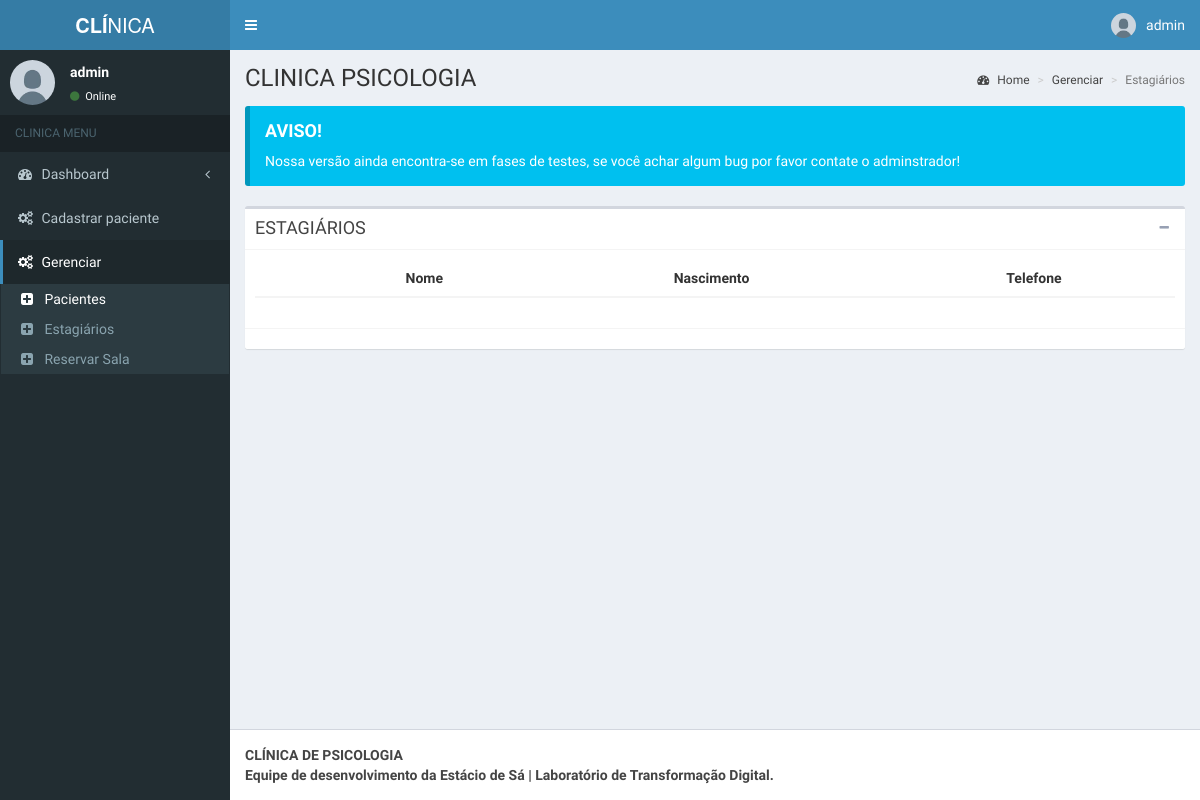
The app's page /monitor/pacientes.php (signed in), older data.
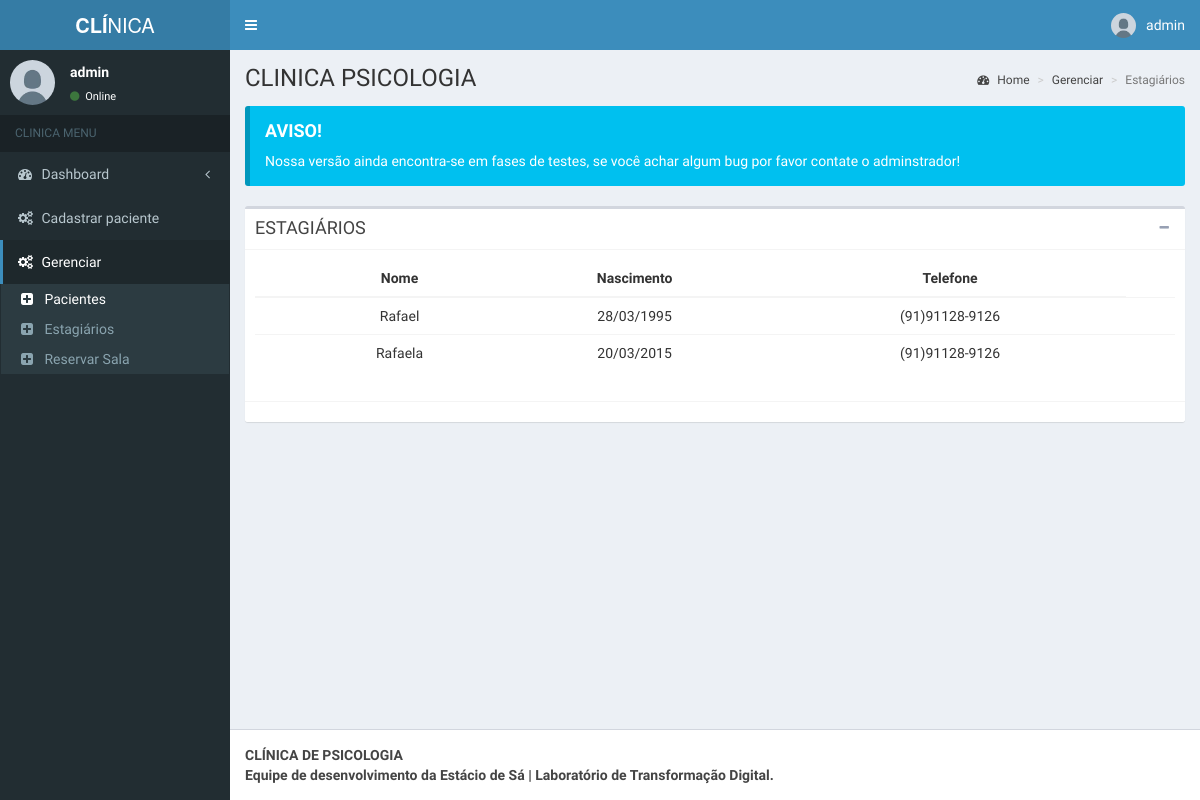
The same page, newer data.
### tables this page shows
CREATE TABLE `tbl_paciente` (
  `id` int(11) UNSIGNED NOT NULL,
  `nome` varchar(150) NOT NULL,
  `nascimento` date NOT NULL,
  `rg` int(11) NOT NULL,
  `cpf` int(11) NOT NULL,
  `id_genero` int(11) UNSIGNED NOT NULL,
  `id_contato` int(11) UNSIGNED NOT NULL,
  `id_escolaridade` int(11) UNSIGNED NOT NULL,
  `id_profissao` int(11) UNSIGNED NOT NULL,
  `id_renda_familiar` int(11) UNSIGNED NOT NULL,
  `id_estado_civil` int(11) UNSIGNED NOT NULL,
  `id_endereco` int(11) UNSIGNED NOT NULL,
  `id_maturidade` int(11) NOT NULL,
  `nome_responsavel` varchar(255) NOT NULL
);

CREATE TABLE `tbl_contato` (
  `id` int(11) UNSIGNED NOT NULL,
  `email` varchar(50) NOT NULL,
  `telefone` varchar(20) NOT NULL
);

### monitor/pacientes.php (the view, shortened to what this page needs)
<?php
  include('../db/conexao.php');
?>
<!DOCTYPE html>
<html>
<head>
  <link rel="stylesheet" href="../admin/bootstrap/css/bootstrap.min.css">
  <link rel="stylesheet" href="https://maxcdn.bootstrapcdn.com/font-awesome/4.4.0/css/font-awesome.min.css">
  <link rel="stylesheet" href="https://code.ionicframework.com/ionicons/2.0.1/css/ionicons.min.css">
  <link rel="stylesheet" href="../admin/dist/css/AdminLTE.min.css">
  <link rel="stylesheet" href="../admin/dist/css/skins/_all-skins.min.css">
</head>
<body class="hold-transition skin-blue fixed sidebar-mini">
  <div class="wrapper">
    <header class="main-header">
      <a href="#" class="logo">
        <span class="logo-lg"><b>CLÍ</b>NICA</span>
      </a>
      <nav class="navbar navbar-static-top" role="navigation">
        <a href="#" class="sidebar-toggle" data-toggle="offcanvas" role="button">
        </a>
        <div class="navbar-custom-menu">
          <ul class="nav navbar-nav">
            <li class="dropdown user user-menu">
              <a href="#" class="dropdown-toggle" data-toggle="dropdown">
                <img src="../admin/dist/img/user.jpg" class="user-image" alt="User Image">
                <span class="hidden-xs"><?php echo $_SESSION['nome']; ?></span>
              </a>
            </li>
          </ul>
        </div>
      </nav>
    </header>
    <aside class="main-sidebar">
      <section class="sidebar">
        <div class="user-panel">
          <div class="pull-left image">
            <img src="../admin/dist/img/user.jpg" class="img-circle" alt="User Image">
          </div>
          <div class="pull-left info">
            <p><?php echo $_SESSION['nome']; ?></p>
            <a href="#"><i class="fa fa-circle text-success"></i> Online</a>
          </div>
        </div>
        <ul class="sidebar-menu">
          <li class="header">CLINICA MENU</li>
          <li class="treeview">
            <a href="#">
              <i class="fa fa-dashboard"></i> <span>Dashboard</span> <i class="fa fa-angle-left pull-right"></i>
            </a>
          </li>
          <li class="treeview">
            <a href="#">
              <i class="fa fa-gears"></i>
              <span>Cadastrar paciente</span>
            </a>
          </li>
          <li class="treeview active">
            <a href="#">
              <i class="fa fa-gears"></i>
              <span>Gerenciar</span>
            </a>
            <ul class="treeview-menu">
              <li class="active"><a href="pacientes.php"><i class="fa fa-plus-square"></i> Pacientes</a></li>
              <li><a href="terapeutas.php"><i class="fa fa-plus-square"></i> Estagiários</a></li>
              <li><a href="./reserva_sala/reservar-sala-segunda.php"><i class="fa fa-plus-square"></i> Reservar Sala</a></li>
            </ul>
          </li>
    </aside>
    <div class="content-wrapper">
      <section class="content-header">
        <h1>
          CLINICA PSICOLOGIA
        </h1>
        <ol class="breadcrumb">
          <li><a href="../../../index.php"><i class="fa fa-dashboard"></i> Home</a></li>
          <li><a href="#">Gerenciar</a></li>
          <li class="active">Estagiários</li>
        </ol>
      </section>
      <section class="content">
        <div class="callout callout-info">
          <h4>AVISO!</h4>
          <p>Nossa versão ainda encontra-se em fases de testes, se você achar algum bug por favor contate o adminstrador!</p>
        </div>
        <div class="box">
          <div class="box-header with-border">
            <h3 class="box-title">ESTAGIÁRIOS</h3>
            <div class="box-tools pull-right">
              <button class="btn btn-box-tool" data-widget="collapse" data-toggle="tooltip" title="Collapse"><i class="fa fa-minus"></i></button>
            </div>
          </div>
          <div class="box-body">
            <div>
              <table class="table table-hover text-center">
                <thead class="table-dark">
                  <tr>
                    <th> </th>
                    <th scope="col">Nome</th>
                    <th scope="col">Nascimento</th>
                    <th scope="col">Telefone</th>
                  </tr>
                </thead>
                <tbody>
                <?php
                    $sql = "SELECT p.id, p.nome, p.cpf, p.nascimento, c.telefone FROM tbl_paciente p INNER JOIN tbl_contato c ON p.id_contato = c.id";
                    $result = mysqli_query($mysqli, $sql);
                    while ($row = mysqli_fetch_assoc($result)) {
                ?>
                    <tr>
                        <td></td>
                        <td><?php echo $row["nome"] ?></td>
                        <td><?php echo date('d/m/Y', strtotime($row["nascimento"])) ?></td>
                        <td><?php echo $row["telefone"] ?></td>
                        <td>
                        </td>
                    </tr>
                <?php
                    }
                ?>
                </tbody>
              </table>
            </div>
          </div>
          <div class="box-footer">
          </div>
        </div>
      </section>
    </div>
    <footer class="main-footer">
      <strong>CLÍNICA DE PSICOLOGIA <br> Equipe de desenvolvimento da Estácio de Sá | Laboratório de Transformação Digital.</strong>
    </footer>
  </div>
</body>
</html>

Row changes from the older to the newer data that the page shows:
added tbl_paciente: nome "Rafael", nascimento "28/03/1995", id_contato.telefone "(91)91128-9126"
added tbl_paciente: nome "Rafaela", nascimento "20/03/2015", id_contato.telefone "(91)91128-9126"
